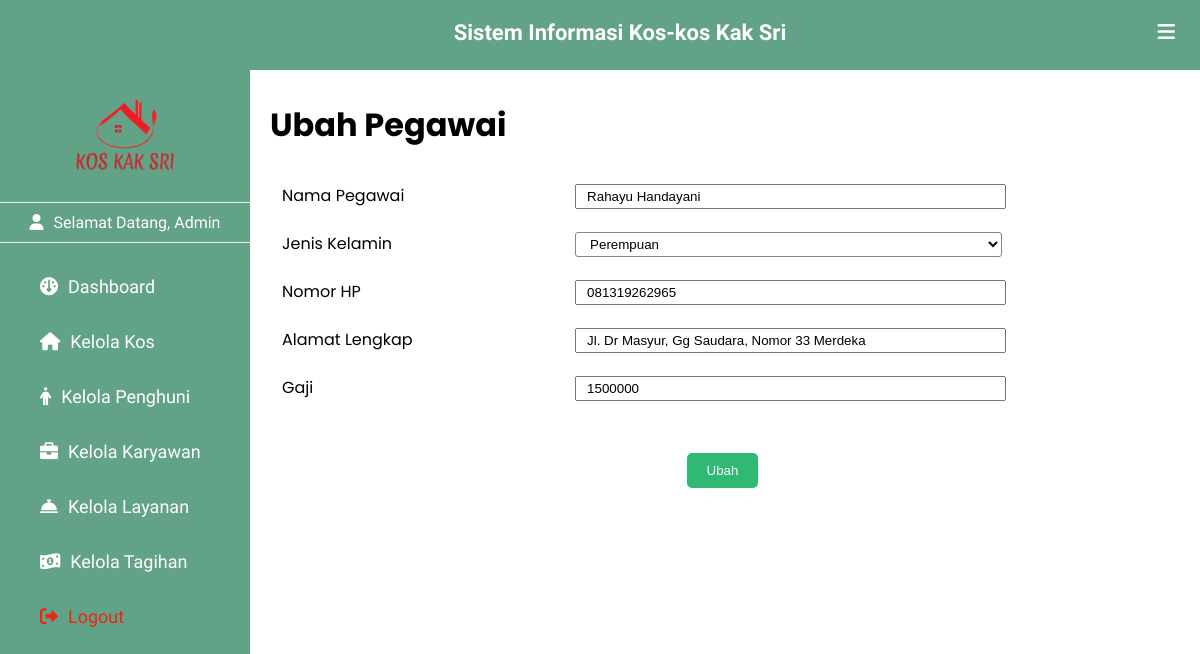
Screenshot of /ubah_pegawai.php?id_pegawai=4 (signed in) with the database file from the repository.
### tables this page shows
CREATE TABLE `pegawai` (
  `id_pegawai` int(11) NOT NULL,
  `nama_pegawai` varchar(50) NOT NULL,
  `alamat_pegawai` text NOT NULL,
  `jenis_kelamin` varchar(20) NOT NULL,
  `no_hp` varchar(14) NOT NULL,
  `gaji` int(11) NOT NULL
);

### connection.php (called while the page is built, shortened)
<?php
$server = "localhost";
$user = "root";
$pass = "";
$db_name = "db_final";
$conn = mysqli_connect($server, $user, $pass, $db_name);
function query($query) {
    global $conn;
    $result = mysqli_query($conn, $query);
    $rows = [];
    while($row = mysqli_fetch_assoc($result)){
        $rows[] = $row;
    }
    return $rows;
}
?>

### ubah_pegawai.php (the view, shortened to what this page needs)
<?php
include 'connection.php';
$id_pegawai = $_GET["id_pegawai"];
$pegawai = query("SELECT * FROM pegawai WHERE id_pegawai = $id_pegawai")[0];
?>
<!DOCTYPE html>
<html lang="en">
<head>
    <link rel="stylesheet" href="https://cdnjs.cloudflare.com/ajax/libs/simple-icons/6.15.0/simpleicons.svg">
    <link href='https://unpkg.com/boxicons@2.1.2/css/boxicons.min.css' rel='stylesheet'>
    <link rel="stylesheet" href="https://cdnjs.cloudflare.com/ajax/libs/font-awesome/6.0.0/css/all.min.css">
    <link rel="stylesheet" href="myProjects/webProject/icofont/css/icofont.min.css">
    <link rel="stylesheet" href="css/style_tambah.css">
</head>
<body>
    <header>
       <div class="left_area">
            <h3>Sistem Informasi Kos-kos Kak Sri</h3>
       </div>
       <div class="right_area">
            <i class="fa-solid fa-bars" id="btn"></i>
       </div>
    </header>
    <div class="sidebar">
        <div class="logo_profile">
            <img src="asset/kosmerah.png " class="logo" alt="" width="100px" >
        </div>
        <div class="menu">
            <p id="admin"><i class="fa-solid fa-user"></i><span>Selamat Datang, Admin</span></p>
            <a href="index.php"><i class="fa-solid fa-gauge"></i><span>Dashboard</span></a>
            <a href="kelola_kos.php" ><i class="fa-solid fa-house"></i><span>Kelola Kos</span></a>
            <a href="kelola_penghuni.php"><i class="fa-solid fa-person"></i><span>Kelola Penghuni</span></a>
            <a href="kelola_pegawai.php"><i class="fa-solid fa-briefcase"></i><span>Kelola Karyawan</span></a>
            <a href="kelola_layanan.php"><i class="fa-sharp fa-solid fa-bell-concierge"></i><span>Kelola Layanan</span></a>
            <a href="kelola_tagihan.php"><i class="fa-solid fa-money-bill-1-wave"></i><span>Kelola Tagihan</span></a>
            <a href="controller/logout.php" id="logout"><i class="fa-solid fa-right-from-bracket"></i><span>Logout</span></a>
        </div>
    </div>
    <div class="content">
    <form action="controller/cek_ubah_pegawai.php" method="POST" id="tambah">
        <h1>Ubah Pegawai</h1>
        <table width="80%" id="tambah" border="0">
            <tr>
                <td><label for="nama_pegawai">Nama Pegawai</label></td>
                <td ><input type="text" name="nama_pegawai" id="nama_pegawai" required value="<?php echo $pegawai["nama_pegawai"] ?>"></td>
            </tr>
            <tr>
                <td><label for="jenis_kelamin">Jenis Kelamin</label></td>
                <td ><select name="jenis_kelamin" id="jenis_kelamin">
                    <?php
                      echo '<option value="'.$pegawai['jenis_kelamin'].'">'.$pegawai['jenis_kelamin'].' </option>';
                    ?>
                </select>
                </td>
            </tr>
            <tr>
                <td><label for="no_hp">Nomor HP</label></td>
                <td ><input type="text" name="no_hp" id="no_hp" required value="<?php echo $pegawai["no_hp"] ?>"></td>
            </tr>
            <tr>
                <td><label for="alamat">Alamat Lengkap</label></td>
                <td ><input type="text" name="alamat" id="alamat" required value="<?php echo $pegawai["alamat_pegawai"] ?>"></td>
            </tr>
            <tr>
                <td><label for="gaji">Gaji</label></td>
                <td ><input type="text" name="gaji" id="gaji" required value="<?php echo $pegawai["gaji"] ?>"></td>
            </tr>
        </table>
        <center><button type="submit" name="ubah">Ubah</button></center>
    </form>
    </div>
</body>
</html>

### css/css/style_tambah.css (style rules this page uses)
body { margin: 0; padding: 0; font-family: "Poppins", sans-serif; overflow-x: hidden; }
header { position: fixed; background: #62A388; padding: 20px; width: 100%; height: 30px; }
.left_area h3 { color: #fff; margin: 0; font-size: 22px; font-weight: 900; text-align: center; font-family: "Philosopher", sans-serif; }
#btn { padding: 5px; float: right; color: #fff; margin-top: -28px; font-size: 20px; margin-right: 40px; }
#admin { padding-top: 10px; padding-bottom: 10px; color: #fff; border-top: 1px solid #fefe; border-bottom: 1px solid #fefe; text-align: center; }
.sidebar { background: #62A388; padding-top: 30px; position: fixed; left: 0; width: 250px; height: 100%; margin-top: 70px; transition: all 0.5s ease; font-family: "El Messiri", sans-serif; overflow-y: auto; }
.logo_profile { display: flex; flex-direction: column; justify-content: center; align-items: center; }
.sidebar .logo { margin-bottom: 10px; transition: all 0.5s ease; }
.sidebar a { color: #fff; display: block; width: 100%; line-height: 55px; text-decoration: none; padding-left: 40px; box-sizing: border-box; font-size: 18px; font-family: "Poppins", sans-serif; }
.sidebar a span { font-family: "El Messiri", sans-serif; }
.sidebar i { padding-right: 10px; }
.sidebar #logout { color: rgb(233, 41, 20); }
.content { padding-top: 80px; padding-left: 270px; margin-right: 25px; transition: all 0.5s ease; text-align: justify; }
.content table#tambah tr td { padding: 10px 10px; }
.content table#tambah input { width: 100%; padding: 3px 10px; }
.content table#tambah select { width: 105%; padding: 3px 10px; background-color: #fff; border: 1px solid rgb(134, 134, 134); border-radius: 3px; }
.content form button { margin-top: 40px; padding: 10px 20px; border: none; color: #fff; border-radius: 5px; background-color: rgb(48, 185, 114); }

### rows the page displays
pegawai: nama_pegawai "Rahayu Handayani", jenis_kelamin "Perempuan", no_hp "081319262965", alamat "Jl. Dr Masyur, Gg Saudara, Nomor 33 Merdeka", gaji "1500000"
